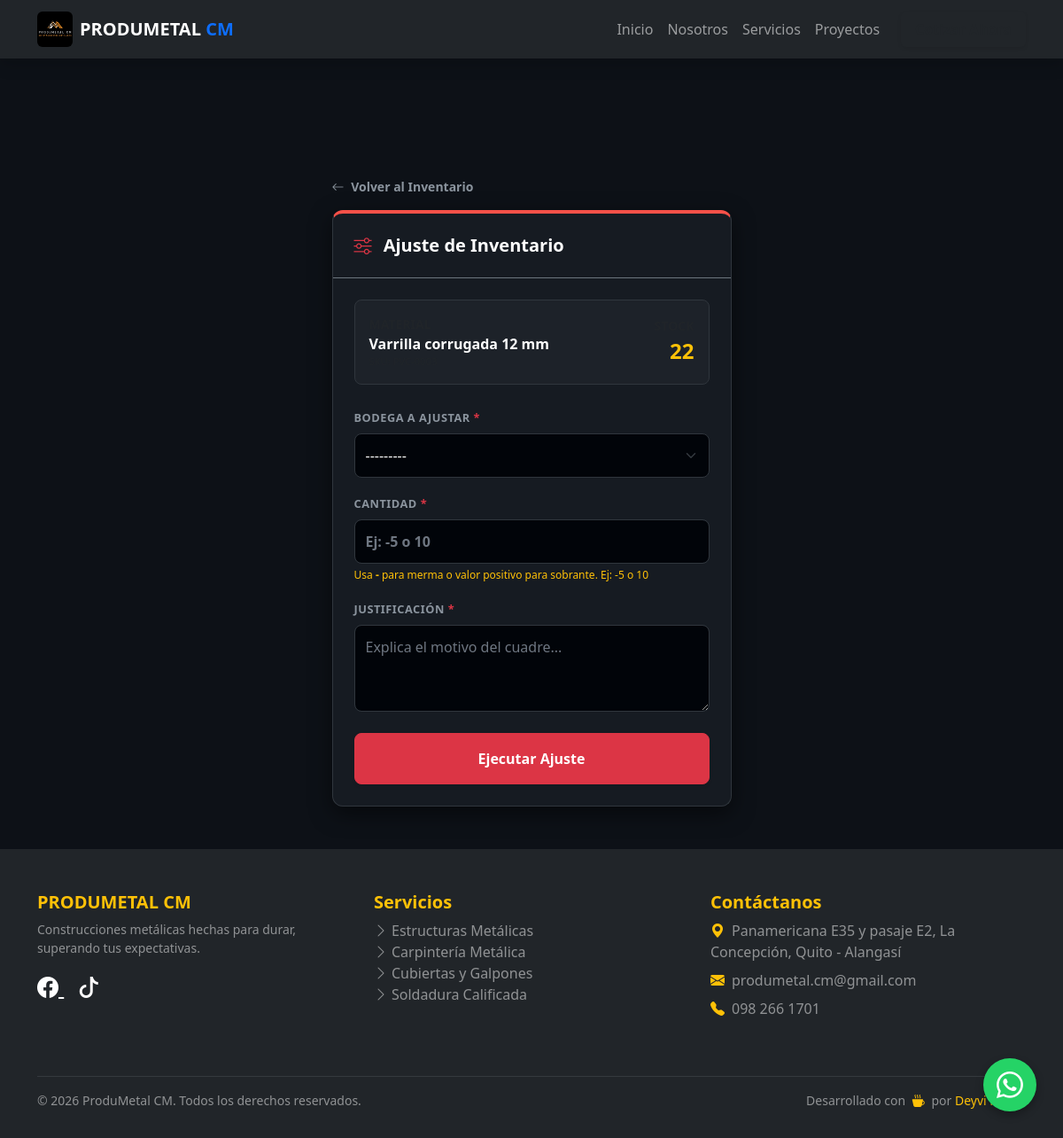
/erp/inventario/ajustar/1/ (signed in), run on an earlier commit of the app's database.
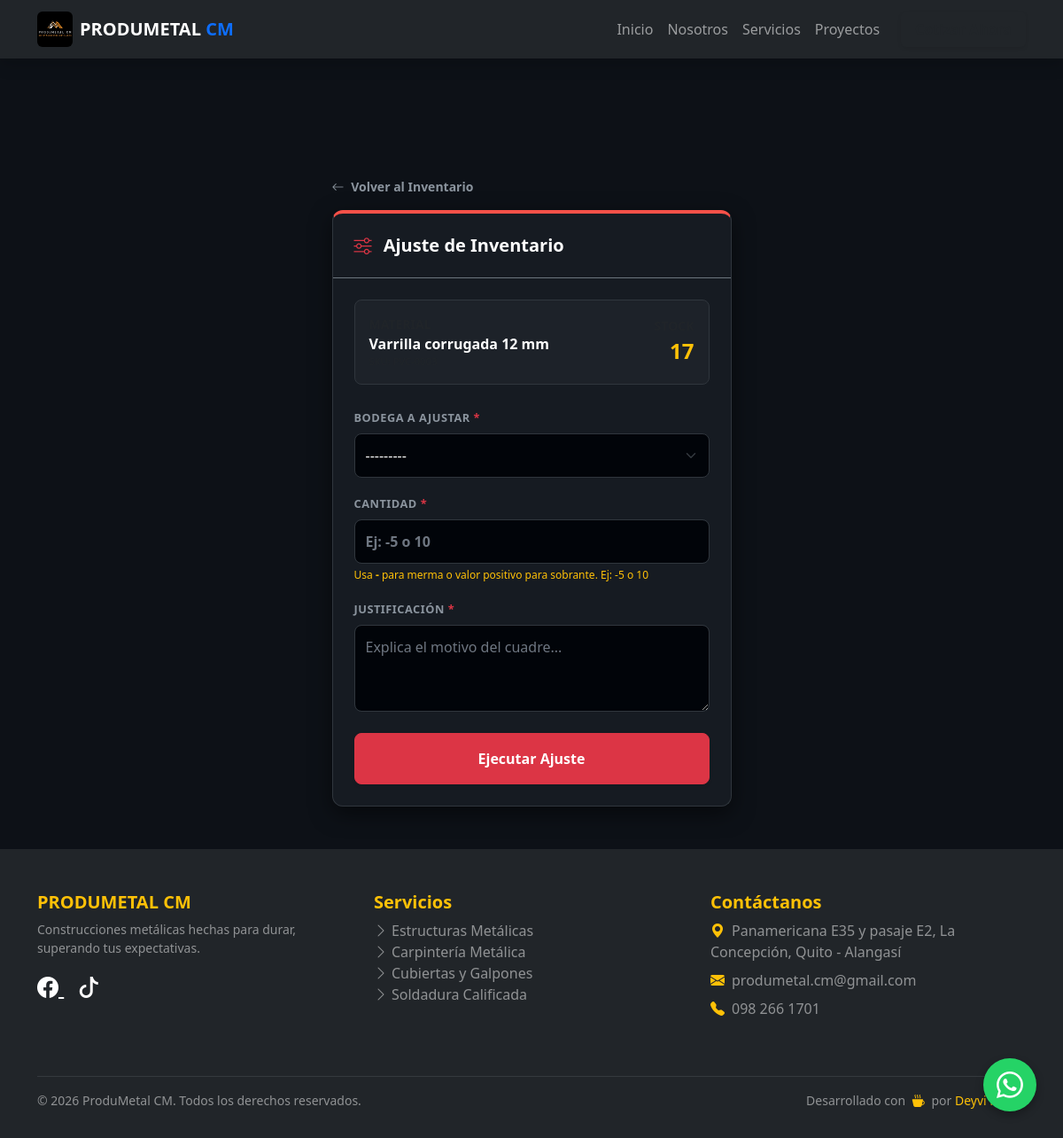
And on a later commit of the database.
### web/models.py (models this page shows, shortened)
class Material(models.Model):
    categoria = models.ForeignKey(Categoria, on_delete=models.PROTECT)
    sku = models.CharField(
        max_length=50, unique=True, blank=True, editable=False,
        help_text="Código único auto-generado"
    )
    nombre = models.CharField(
        max_length=200,
        help_text="Nombre comercial o norma técnica"
    )
    descripcion = models.TextField(blank=True, null=True)
    stock_actual = models.DecimalField(
        max_digits=10, decimal_places=2, default=0.00,
        help_text="Stock Total (Suma de bodegas). Denormalizado para reportes rápidos."
    )
    stock_minimo = models.DecimalField(
        max_digits=10, decimal_places=2, default=5.00,
        help_text="Umbral para alertas de reabastecimiento"
    )
    precio_base = models.DecimalField(
        max_digits=10, decimal_places=2, default=0.00,
        help_text="Precio unitario sin impuesto"
    )
    impuesto_porcentaje = models.DecimalField(
        max_digits=5, decimal_places=2, default=15.00,
        help_text="Porcentaje de impuesto (IVA, etc)"
    )
    is_active = models.BooleanField(
        default=True,
        help_text="Desmarcar para borrado lógico (mantiene histórico)"
    )
    fecha_creacion = models.DateTimeField(auto_now_add=True)
    fecha_modificacion = models.DateTimeField(auto_now=True)
    history = HistoricalRecords()
    class Meta:
        verbose_name_plural = "Inventario (Materiales y Consumibles)"
        ordering = ['-fecha_creacion']
        indexes = [
            models.Index(fields=['sku']),
            models.Index(fields=['categoria', 'is_active']),
        ]

### web/views.py (the view)
# urls.py: path('erp/inventario/ajustar/<int:material_id>/', views.realizar_ajuste, name='realizar_ajuste'),
@login_required(login_url='login')
@user_passes_test(es_admin, login_url='dashboard_erp')
def realizar_ajuste(request, material_id):
    material = get_object_or_404(Material, id=material_id)
    if request.method == 'POST':
        form = AjusteInventarioForm(request.POST)
        if form.is_valid():
            bodega_seleccionada = form.cleaned_data['bodega']
            ajuste_crudo = form.cleaned_data['cantidad_ajuste']
            cantidad_ajuste = Decimal(str(ajuste_crudo))
            observaciones = form.cleaned_data['observaciones']
            with transaction.atomic():
                material_bloqueado = Material.objects.select_for_update().get(id=material.id)
                stock_b, _ = StockBodega.objects.select_for_update().get_or_create(
                    bodega=bodega_seleccionada,
                    material=material_bloqueado
                )
                cant_actual = Decimal(str(stock_b.cantidad)) if stock_b.cantidad else Decimal('0.0')
                stock_b.cantidad = cant_actual + cantidad_ajuste
                stock_b.save()
                material_bloqueado.save()
                tipo_mov = 'AJUSTE_INGRESO' if cantidad_ajuste > 0 else 'AJUSTE_SALIDA'
                MovimientoInventario.objects.create(
                    material=material_bloqueado,
                    tipo=tipo_mov,
                    cantidad=abs(cantidad_ajuste), # En auditoría siempre se guarda el valor en positivo
                    bodega_origen=bodega_seleccionada if cantidad_ajuste < 0 else None,
                    bodega_destino=bodega_seleccionada if cantidad_ajuste > 0 else None,
                    responsable=request.user,
                    observaciones=f"Ajuste manual: {observaciones}"
                )
            messages.success(request, f"¡Ajuste aplicado correctamente a {material_bloqueado.sku} en {bodega_seleccionada.nombre}!")
            return redirect('inventario_actual')
    else:
        form = AjusteInventarioForm()
    return render(request, 'web/erp/ajustar_inventario.html', {
        'form': form, 'material': material, 'rol': 'Administrador'
    })

### web/forms.py (shortened to what this page needs)
class AjusteInventarioForm(forms.Form):
    bodega = forms.ModelChoiceField(
        queryset=Bodega.objects.all(),
        widget=forms.Select(attrs={'class': 'form-select'})
    )
    cantidad_ajuste = forms.DecimalField(
        max_digits=10, decimal_places=2,
        widget=forms.NumberInput(attrs={'class': 'form-control form-control-lg fw-bold', 'placeholder': 'Ej: -10 para mermas, 5 para sobrantes'})
    )
    observaciones = forms.CharField(
        widget=forms.Textarea(attrs={'class': 'form-control', 'rows': 3, 'placeholder': 'Justifique obligatoriamente el motivo del ajuste (Pérdida, conteo, rotura...)'}),
        required=True
    )

### web/models.py (called while the page is built)
    def __str__(self):
        return self.nombre

### web/views.py (called while the page is built)
def es_admin(user):
    return user.is_superuser

### web/templates/web/erp/ajustar_inventario.html (shortened to what this page needs)
{% extends 'web/base.html' %}
{% load static %}
{% block content %}
<div class="container py-4 py-md-5" style="margin-top: 80px;">
    <div class="row justify-content-center">
        <div class="col-12 col-md-8 col-lg-5">
            <a href="{% url 'inventario_actual' %}" class="text-decoration-none btn-regreso mb-3 d-inline-block fw-bold small">
                <i class="bi bi-arrow-left me-1"></i> Volver al Inventario
            </a>
            <div class="card card-ajuste">
                <div class="card-header border-bottom border-secondary p-3 p-md-4">
                    <h5 class="mb-0 text-white fw-bold"><i class="bi bi-sliders text-danger me-2"></i> Ajuste de Inventario</h5>
                </div>
                <div class="card-body p-3 p-md-4">
                    <div class="info-pill p-3 mb-4 d-flex justify-content-between align-items-center">
                        <div>
                            <div class="text-muted small fw-bold">MATERIAL</div>
                            <div class="fw-bold text-white fs-6">{{ material.nombre }}</div>
                            <div class="text-muted" style="font-size: 0.7rem;">SKU: {{ material.sku }}</div>
                        </div>
                        <div class="text-end">
                            <div class="text-muted small fw-bold">STOCK</div>
                            <div class="fw-bold fs-4 text-warning">{{ material.stock_actual|floatformat:"0" }}</div>
                        </div>
                    </div>
                    <form method="POST" novalidate>
                        <div class="mb-3">
                            <label class="form-label">Bodega a Ajustar <span class="text-danger">*</span></label>
                            {{ form.bodega }}
                        </div>
                        <div class="mb-3">
                            <label class="form-label">Cantidad <span class="text-danger">*</span></label>
                            {{ form.cantidad_ajuste }}
                            <div class="form-text mt-1 text-warning" style="font-size: 0.75rem;">
                                Usa <strong>-</strong> para merma o valor positivo para sobrante. Ej: -5 o 10
                            </div>
                        </div>
                        <div class="mb-4">
                            <label class="form-label">Justificación <span class="text-danger">*</span></label>
                            {{ form.observaciones }}
                        </div>
                        <div class="d-grid mt-2">
                            <button type="submit" class="btn btn-danger py-3 fw-bold rounded-3 shadow-sm" onclick="return confirm('¿Confirmas aplicar este ajuste al inventario?');">
                                Ejecutar Ajuste
                            </button>
                        </div>
                    </form>
                </div>
            </div>
        </div>
    </div>
</div>
{% endblock %}

What changed in the data, as far as the page shows it:
changed Material "Varrilla corrugada 12 mm": stock_actual "22" → "17"
